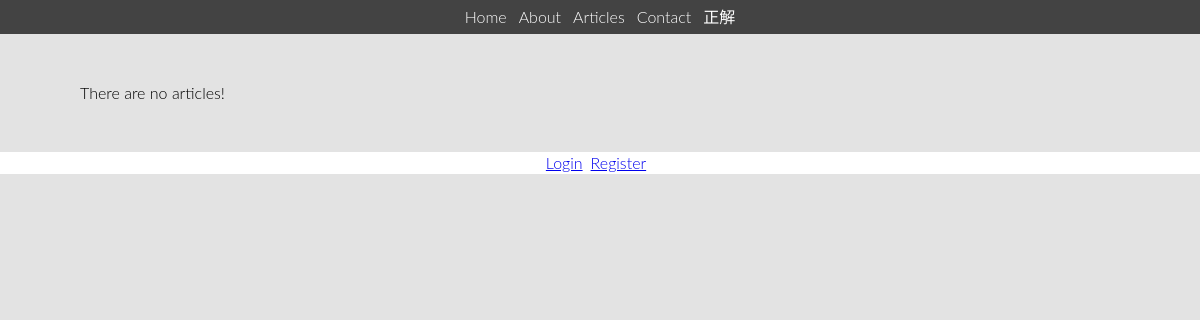
The app's page /root/index.php?controller=ArticleController&action=onGetArticlesByCategory&c=3, older data.
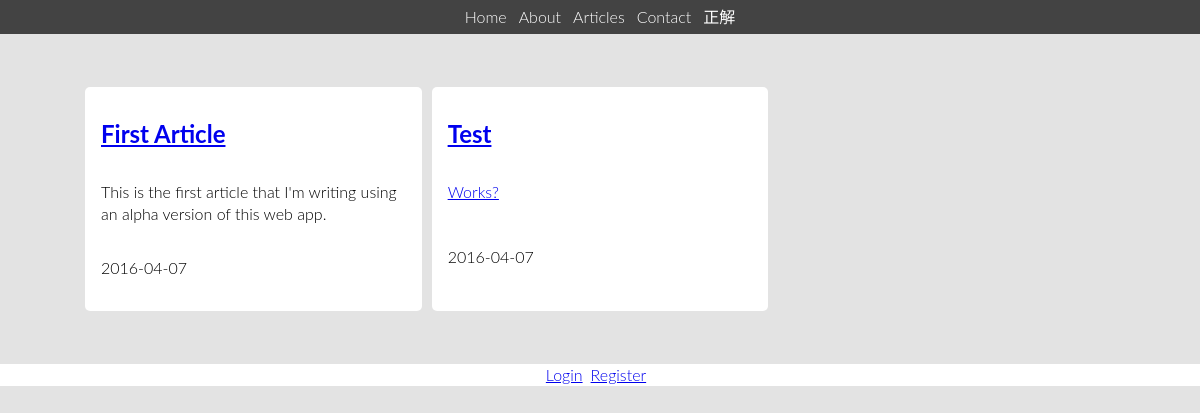
The same page, newer data.
### tables this page shows
CREATE TABLE Articles (
 `articleId` smallint(5) unsigned NOT NULL AUTO_INCREMENT,
 `publicationDate` date DEFAULT NULL,
 `title` varchar(255) NOT NULL,
 `summary` text NOT NULL,
 `content` mediumtext NOT NULL,
 `category` int(5) DEFAULT NULL,
 PRIMARY KEY (`articleId`),
 KEY `category` (`category`),
 CONSTRAINT `fk_constraint_categoryId` FOREIGN KEY (`category`) REFERENCES `ArticleCategory` (`id`) ON DELETE SET NULL ON UPDATE CASCADE
);

### include/core/View.php (called while the page is built, shortened)
<?php
class View{
  public function __construct($model, $path){
    $this->model = $model;
    include(TEMPLATE_DIR . "/frontend/header.php");
    include(CLASS_DIR . "/view/" . $path);
    include(TEMPLATE_DIR . "/frontend/footer.php");
  }
}?>

### include/controller/ArticleController.php (called while the page is built, shortened)
<?php
class ArticleController extends Controller{
  public function onGetArticlesByCategory(){
    $service = new ArticleService();
    $this->model['articles'] = $service->getArticlesByCategory($_GET['c']);
    return new View($this->model, "articles.php");
  }
}?>

### include/core/FrontController.php (called while the page is built, shortened)
<?php
require_once CLASS_DIR . "/controller/ArticleController.php";
require_once CLASS_DIR . "/core/View.php";
class FrontController{
  public function __construct($controllerName, $actionName){
    $this->controller = new $controllerName();
    $this->controller->$actionName();
  }
}?>

### root/index.php (called while the page is built, shortened)
<?php
require_once "../include/config.php";
require_once CORE_DIR . "/FrontController.php";
if(isset($_GET['controller'])){
  if(isset($_GET['action']))
    $frontController = new FrontController($_GET['controller'], $_GET['action']);
}else if(isset($_GET['route'])){
  $view = new View(null, $_GET['route'] . ".php");
}else{
  $view = new View(null, "home.php");
}?>

### include/config.php (called while the page is built, shortened)
<?php
function formatHtml($html, $indent_val){
  $fhtml = "";
  $lines = explode("\n",$html);
  for($i = 0; $i < sizeof($lines); $i++){
    for($j = 0; $j < $indent_val; $j++){
      $lines[$i] = " " . $lines[$i];
    }
    $fhtml .= $lines[$i] . "\n";
  }
  return $fhtml;
}
?>

### include/utils/database/DAO.php (called while the page is built, shortened)
<?php
require_once CLASS_DIR . '/utils/database/QueryFactories.php';
class DAO{
  private $queryMap;
  public function __construct(){
    $this->queryMap = QueryListFactory::create(RESOURCE_DIR . "/SQL/queries.xml");
  }
  public function select($queryName, $args){
    $link = DBConnection::createConnection("Website");
    $query = (string)QueryFactory::create($this->queryMap->get($queryName), $args)->getQuery();
    $result = mysqli_query($link, $query) or die(mysql_error());
    return $result;
  }
}
?>

### include/utils/database/QueryFactories.php (called while the page is built)
<?php
require_once 'SQLQuery.php';
require_once CLASS_DIR . '/utils/data_structures/Map.php';
class QueryFactory{
  public static function create($baseQuery, $args){
    $query = new SQLQuery();
    $finishedQuery = "";
    $queryLen = strlen($baseQuery);
    $argNum = 0;
    for($i = 0; $i < $queryLen; $i++){
      if($baseQuery[$i] == "?"){
        $finishedQuery .= $args[$argNum++];
    }
    else
      $finishedQuery .= $baseQuery[$i];
    }
  $query->setQuery($finishedQuery);
  return $query;
  }
}
class QueryListFactory{
  public static function create($xmlPath){
    $map = new Map();
    $myQueries = simplexml_load_file($xmlPath) or die("could not load");
    $numOfQueries = count($myQueries);
    for($i = 0; $i < $numOfQueries; $i++){
      $map->insert((string)$myQueries->query[$i]->name, (string)$myQueries->query[$i]->value);
    }
    return $map;
  }
}
?>

### include/utils/data_structures/Map.php (called while the page is built, shortened)
<?php
class Map{
  private $map;
  public function get($key){
    if(!$this->exists($key))
      echo "Cannot get key: " . $key . " because it does not exist in map!";
    else
      return $this->map[$key];
  }
  public function insert($key, $value){
    if($this->exists($key))
      echo "Cannot add key: " . $key . " => " . $value . " because it already is in map!";
    else{
      $this->map[$key] = $value;
    }
  }
  private function exists($key){
    if(isset($this->map[$key]))
      return true;
    else
      return false;
  }
}
?>

### include/utils/database/SQLQuery.php (called while the page is built)
<?php
require_once 'QueryFactories.php';
class SQLQuery{
  private $query = "";
  public function getQuery(){
    return $this->query;
  }
  public function setQuery($query){
    $this->query = $query;
  }
}
?>

### include/model/ArticleService.php (called while the page is built, shortened)
<?php
require_once(CLASS_DIR . "/utils/database/DAO.php");
class ArticleService{
  private $dao;
  public function __construct(){
    $this->dao = new DAO();
  }
  public function getArticlesByCategory($category){
    $args[0] = $category;
    return $this->dao->select("selectArticleByCategoryQuery", $args);
  }
}?>

### include/view/articles.php (the view)
<?php
if(mysqli_num_rows($this->model['articles'])){
  $html = "<div class='container grid grid-1-3'>\n";
  while($row = mysqli_fetch_row($this->model['articles'])){
    $html .= "    <div class='grid_cell'>\n";
    $html .= "      <div class='grid_cell--content'>\n";
    foreach($row as $key=>$value){
      if($key === 1)
        $html .= "      <a href='index.php?controller=ArticleController&action=onGetArticle&id=" . $row[0] . "'><h1>" . htmlspecialchars_decode($value) . " </h1></a>\n";
      else if($key === 2  || $key === 4)
        $html .= "      <p>" . htmlspecialchars_decode($value) . "</p>\n";
    }
    $html .= "    </div>\n";
    $html .= "  </div>\n";
  }
  $html .= "</div>";
}
else
  $html = "<div class='container'>There are no articles!</div>";
echo formatHtml($html, 4);?>

Row changes from the older to the newer data that the page shows:
now on this page (row edited): articles: title "First Article", summary "This is the first article that I'm writing using an alpha version of this web app.", publicationDate "2016-04-07"
now on this page (row edited): articles: title "Test", summary "Works?", publicationDate "2016-04-07"
Text that changed along with them:
text no longer shown: "There are no articles!"
